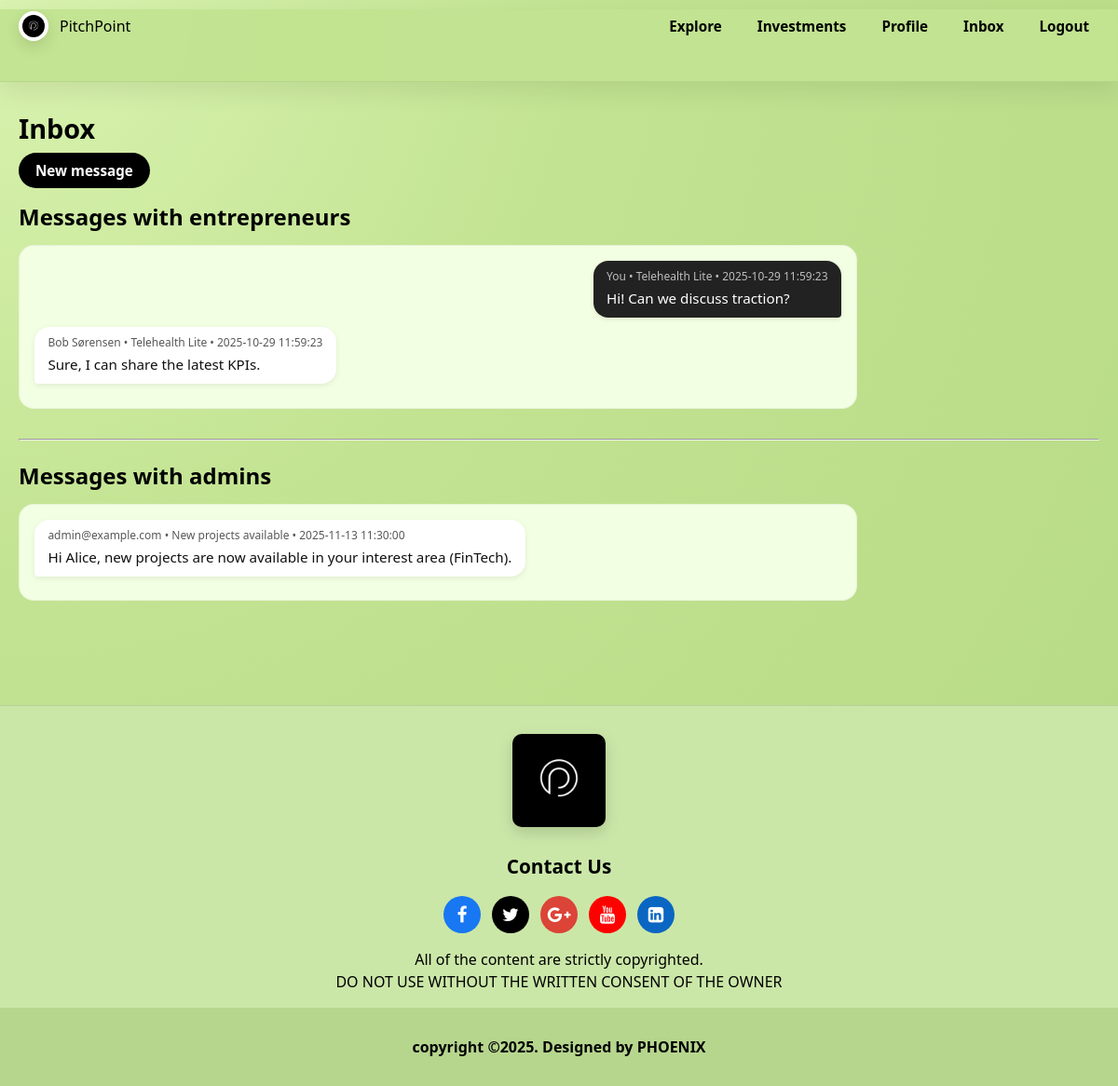
The app's page /pitchPoint_investor/index/investorindex.php?url=message/inbox (signed in) with its own data.
### tables this page shows
CREATE TABLE `messages` (
  `message_id` int(10) UNSIGNED NOT NULL,
  `project_id` int(10) UNSIGNED NOT NULL,
  `sender_user_id` int(10) UNSIGNED NOT NULL,
  `receiver_user_id` int(10) UNSIGNED NOT NULL,
  `body` text NOT NULL,
  `is_read` tinyint(1) NOT NULL DEFAULT 0,
  `created_at` datetime NOT NULL DEFAULT current_timestamp()
);

CREATE TABLE `email_management` (
  `email_id` int(10) UNSIGNED NOT NULL,
  `sender_email` varchar(190) NOT NULL,
  `receiver_email` varchar(190) NOT NULL,
  `subject` varchar(200) DEFAULT NULL,
  `body` text DEFAULT NULL,
  `sent_date` datetime NOT NULL DEFAULT current_timestamp(),
  `is_read` tinyint(1) NOT NULL DEFAULT 0
);

CREATE TABLE `projects` (
  `project_id` int(10) UNSIGNED NOT NULL,
  `entrepreneur_id` int(10) UNSIGNED NOT NULL,
  `title` varchar(180) NOT NULL,
  `summary` varchar(500) DEFAULT NULL,
  `problem` text DEFAULT NULL,
  `solution` text DEFAULT NULL,
  `category_id` int(10) UNSIGNED DEFAULT NULL,
  `budget` decimal(12,2) DEFAULT NULL,
  `stage` enum('idea','mvp','beta','launched') NOT NULL DEFAULT 'idea',
  `status` enum('draft','published','archived') NOT NULL DEFAULT 'draft',
  `visibility` enum('public','private') NOT NULL DEFAULT 'public',
  `created_at` datetime NOT NULL DEFAULT current_timestamp(),
  `updated_at` datetime NOT NULL DEFAULT current_timestamp() ON UPDATE current_timestamp()
);

CREATE TABLE `users` (
  `user_id` int(10) UNSIGNED NOT NULL,
  `name` varchar(150) NOT NULL,
  `email` varchar(190) NOT NULL,
  `password_hash` varchar(255) NOT NULL,
  `bio` text DEFAULT NULL,
  `role` enum('entrepreneur','investor','staff','admin') NOT NULL DEFAULT 'entrepreneur',
  `is_active` tinyint(1) NOT NULL DEFAULT 1,
  `created_at` datetime NOT NULL DEFAULT current_timestamp(),
  `updated_at` datetime NOT NULL DEFAULT current_timestamp() ON UPDATE current_timestamp(),
  `is_verified` tinyint(1) NOT NULL DEFAULT 0,
  `verify_token` varchar(64) DEFAULT NULL
);

### pitchpoint_investor/app/core/controller.php (called while the page is built, shortened)
<?php
abstract class Controller {
    protected function view(string $path, array $data = []) {
        extract($data);
        require __DIR__ . '/../views/layouts/header.php';
        require __DIR__ . '/../views/' . $path . '.php';
        require __DIR__ . '/../views/layouts/footer.php';
    }
}

### pitchpoint_investor/app/controllers/MessageController.php (called while the page is built, shortened)
<?php
require_once __DIR__ . '/../config/database.php';
class MessageController extends Controller
{
    private PDO $db;
    public function __construct()
    {
        $this->db = db();
    }
    public function inbox(): void
    {
        $userId = $_SESSION['user_id'] ?? null;
        $uStmt = $this->db->prepare("SELECT email FROM users WHERE user_id = ?");
        $uStmt->execute([$userId]);
        $userEmail = $uStmt->fetchColumn() ?: '';
$mSql = "
    SELECT
        m.message_id,        -- Message ID from messages table
        m.body,              -- Message body text
        m.is_read,           -- Read status flag
        m.created_at,        -- Message creation timestamp
        m.sender_user_id,    -- ID of the user who sent the message
        m.receiver_user_id,  -- ID of the user who received the message
        u_from.name AS sender_name,   -- Sender's name (from users table)
        u_to.name   AS receiver_name, -- Receiver's name (from users table)
        p.title     AS project_title,  -- Related project title
        p.entrepreneur_id,   -- Project's entrepreneur ID
        u_entrepreneur.name AS project_owner_name  -- Project owner's name
    FROM messages m
    INNER JOIN users u_from ON m.sender_user_id = u_from.user_id   -- sender user
    INNER JOIN users u_to   ON m.receiver_user_id = u_to.user_id   -- receiver user
    LEFT JOIN projects p ON m.project_id = p.project_id            -- project info
    LEFT JOIN entrepreneurs e ON p.entrepreneur_id = e.entrepreneur_id  -- entrepreneur info
    LEFT JOIN users u_entrepreneur ON e.user_id = u_entrepreneur.user_id  -- project owner user
    WHERE m.sender_user_id   = :uid
       OR m.receiver_user_id = :uid
    ORDER BY m.created_at ASC
";
$mStmt = $this->db->prepare($mSql);
$mStmt->execute(['uid' => $userId]);
$entrepreneurMessages = $mStmt->fetchAll(PDO::FETCH_ASSOC);
$adminEmailMessages = [];
if ($userEmail !== '') {
    $eSql = "
        SELECT
            email_id,        -- Email ID from email_management table
            sender_email,    -- Email address of the sender
            receiver_email,  -- Email address of the receiver
            subject,         -- Email subject line
            body,            -- Email body text
            sent_date,       -- Date when the email was sent
            is_read          -- Read status flag
        FROM email_management
        WHERE sender_email = :email     -- current user is the sender
           OR receiver_email = :email   -- or current user is the receiver
        ORDER BY sent_date ASC          -- oldest first
    ";
    $eStmt = $this->db->prepare($eSql);
    $eStmt->execute(['email' => $userEmail]);
    $adminEmailMessages = $eStmt->fetchAll(PDO::FETCH_ASSOC);
}
        $this->view('message/inbox', [
            'entrepreneurMessages' => $entrepreneurMessages,
            'adminEmailMessages'   => $adminEmailMessages,
            'currentUserId'        => $userId,
            'currentUserEmail'     => $userEmail,
        ]);
    }
}

### pitchpoint_investor/app/config/database.php (called while the page is built, shortened)
<?php
if (!function_exists('db')) {
    function db(): PDO {
        $dsn = 'mysql:host=' . DB_HOST . ';port=' . DB_PORT . ';dbname=' . DB_NAME . ';charset=utf8mb4';
        $pdo = new PDO($dsn, DB_USER, DB_PASS, [
            PDO::ATTR_ERRMODE            => PDO::ERRMODE_EXCEPTION,
            PDO::ATTR_DEFAULT_FETCH_MODE => PDO::FETCH_ASSOC,
        ]);
        $pdo->exec('SET NAMES utf8mb4 COLLATE utf8mb4_unicode_ci');
        return $pdo;
    }
}

### pitchpoint_investor/app/views/message/inbox.php (the view, shortened to what this page needs)
<h1>Inbox</h1>
<div style="margin-bottom: 1rem;">
    <a href="<?= route('message/compose') ?>" class="btn btn-primary">New message</a>
</div>
<section class="chat-section">
    <h2>Messages with entrepreneurs</h2>
    <?php if (empty($entrepreneurMessages)): ?>
        <p>No messages yet.</p>
    <?php else: ?>
        <div class="chat-box">
            <?php foreach ($entrepreneurMessages as $m): ?>
                <?php
                    $isMe = ((int)$m['sender_user_id'] === (int)$currentUserId);
                    if ($isMe) {
                        $who = 'You';
                    } else {
                        $who = !empty($m['project_owner_name'])
                            ? htmlspecialchars($m['project_owner_name'], ENT_QUOTES, 'UTF-8')
                            : htmlspecialchars($m['sender_name'] ?? 'Unknown', ENT_QUOTES, 'UTF-8');
                    }
                ?>
                <div class="chat-row <?= $isMe ? 'me' : 'them' ?>">
                    <div class="chat-bubble">
                        <div class="chat-meta">
                            <?= $who ?>
                            <?php if (!empty($m['project_title'])): ?>
                                • <?= htmlspecialchars($m['project_title'], ENT_QUOTES, 'UTF-8') ?>
                            <?php endif; ?>
                            • <?= htmlspecialchars($m['created_at'], ENT_QUOTES, 'UTF-8') ?>
                        </div>
                        <p><?= nl2br(htmlspecialchars($m['body'], ENT_QUOTES, 'UTF-8')) ?></p>
                    </div>
                </div>
            <?php endforeach; ?>
        </div>
    <?php endif; ?>
</section>
<hr>
<section class="chat-section">
    <h2>Messages with admins</h2>
    <?php if (empty($adminEmailMessages)): ?>
        <p>No admin messages yet.</p>
    <?php else: ?>
        <div class="chat-box">
            <?php foreach ($adminEmailMessages as $e): ?>
                <?php
                    $isMe = ($e['sender_email'] === $currentUserEmail);
                    $who  = $isMe ? 'You' : htmlspecialchars($e['sender_email'], ENT_QUOTES, 'UTF-8');
                ?>
                <div class="chat-row <?= $isMe ? 'me' : 'them' ?>">
                    <div class="chat-bubble">
                        <div class="chat-meta">
                            <?= $who ?>
                            <?php if (!empty($e['subject'])): ?>
                                • <?= htmlspecialchars($e['subject'], ENT_QUOTES, 'UTF-8') ?>
                            <?php endif; ?>
                            • <?= htmlspecialchars($e['sent_date'], ENT_QUOTES, 'UTF-8') ?>
                        </div>
                        <p><?= nl2br(htmlspecialchars($e['body'], ENT_QUOTES, 'UTF-8')) ?></p>
                    </div>
                </div>
            <?php endforeach; ?>
        </div>
    <?php endif; ?>
</section>

### pitchpoint_investor/CSS/style.css (style rules this page uses)
:root { --page-bg: #C2E391; --card-bg: #ffffff; --brand: #15803d; --brand-hover: #166534; --text-main: #000000; --text-muted: rgba(0,0,0,0.7); --border-light: rgba(0,0,0,0.12); --border-subtle: rgba(0,0,0,0.10); --radius-lg: 20px; --radius-pill: 999px; --shadow-soft: 0 12px 30px rgba(0,0,0,0.12); --shadow-card: 0 10px 25px rgba(0,0,0,0.10); }
*, *::before, *::after { box-sizing: border-box; }
body { margin: 0; padding-top: 10px; background: radial-gradient(circle at top left, #d9f3b0 0, var(--page-bg) 38%, #b5d985 100%); color: var(--text-main); font-family: system-ui, -apple-system, BlinkMacSystemFont, "Segoe UI", sans-serif; line-height: 1.5; }
a { text-decoration: none; color: inherit; }
.btn-primary, .btn-outline { padding: 8px 20px; border-radius: var(--radius-pill); font-weight: 600; font-size: 0.9rem; }
.btn-primary { background: #000; color: #fff; }
main.wrap h1 { margin-top: 28px; margin-bottom: 12px; font-size: 1.8rem; }
button, .btn-primary, .btn-outline { font-family: inherit; font-size: 0.95rem; font-weight: 600; padding: 9px 18px; border-radius: var(--radius-pill); border: none; cursor: pointer; }
.btn-primary, button[type="submit"] { background: #000; color: #fff; }
.chat-section { margin-bottom: 2rem; }
.chat-section h2 { margin-bottom: 0.75rem; }
.chat-box { background: #f3ffe2; border-radius: 16px; padding: 1rem; max-width: 900px; border: 1px solid rgba(0,0,0,0.05); }
.chat-row { display: flex; margin-bottom: 0.6rem; }
.chat-row.me { justify-content: flex-end; }
.chat-row.them { justify-content: flex-start; }
.chat-bubble { max-width: 70%; padding: 0.6rem 0.9rem; border-radius: 16px; font-size: 0.95rem; line-height: 1.4; box-shadow: 0 2px 6px rgba(0,0,0,0.08); }
.chat-row.me .chat-bubble { background: #222; color: #fff; border-bottom-right-radius: 4px; }
.chat-row.them .chat-bubble { background: #ffffff; color: #111; border-bottom-left-radius: 4px; }
.chat-meta { font-size: 0.75rem; opacity: 0.7; margin-bottom: 0.25rem; }
.chat-bubble p { margin: 0; }

### pitchpoint_investor/app/views/layouts/header.php (style rules this page uses)
body { outline: 5px solid fuchsia; }

### records on screen
messages: sender_user.is_read "You", project.title "Telehealth Lite", created_at "2025-10-29 11:59:23", body "Hi! Can we discuss traction?"
messages: sender_user.name "Bob Sørensen", project.title "Telehealth Lite", created_at "2025-10-29 11:59:23", body "Sure, I can share the latest KPIs."
email_management: sender_email "admin@example.com", subject "New projects available", sent_date "2025-11-13 11:30:00", body "Hi Alice, new projects are now available in your interest area (FinTech)."
